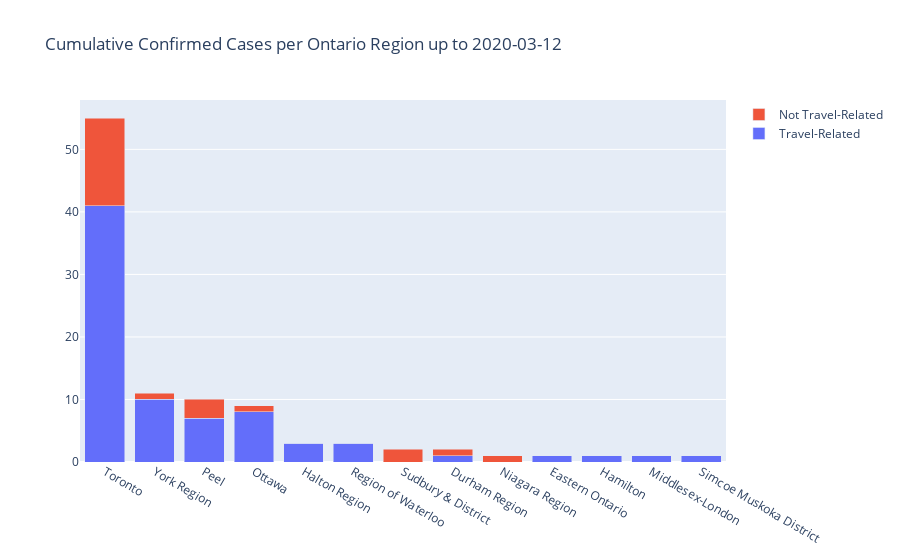

The cell this chart's notebook holds for it:
### Code cell
#hide_input
prefix = "Cumulative Confirmed Cases per Ontario Region"
titlelatest = prefix + " up to " + str(maxdate)

latestdfdesc = latestdf.sort_values(by=["Total", "Total Not Travelled"], ascending=[False,False]).reset_index()

barfig = go.Figure(go.Bar(x=latestdfdesc["Region"], y=latestdfdesc["Total Travelled"], name='Travel-Related'))
barfig.add_trace(go.Bar(x=latestdfdesc["Region"], y=latestdfdesc["Total Not Travelled"], name='Not Travel-Related'))
barfig.update_layout(barmode='stack', xaxis={'categoryorder':'array'}, title=titlelatest)
barfig.show()

### Figure 1 — Plotly figure (JSON) as saved in the notebook; plotly's stock layout.template omitted (floating-point values rounded to 4 significant figures)
{"data": [{"name": "Travel-Related", "type": "bar", "x": ["Toronto ", "York Region ", "Peel ", "Ottawa ", "Halton Region ", "Region of Waterloo", "Sudbury & District ", "Durham Region ", "Niagara Region ", "Eastern Ontario ", "Hamilton ", "Middlesex-London ", "Simcoe Muskoka District "], "y": [41, 10, 7, 8, 3, 3, 0, 1, 0, 1, 1, 1, 1]}, {"name": "Not Travel-Related", "type": "bar", "x": ["Toronto ", "York Region ", "Peel ", "Ottawa ", "Halton Region ", "Region of Waterloo", "Sudbury & District ", "Durham Region ", "Niagara Region ", "Eastern Ontario ", "Hamilton ", "Middlesex-London ", "Simcoe Muskoka District "], "y": [14, 1, 3, 1, 0, 0, 2, 1, 1, 0, 0, 0, 0]}], "layout": {"barmode": "stack", "title": {"text": "Cumulative Confirmed Cases per Ontario Region up to 2020-03-12"}, "xaxis": {"categoryorder": "array"}}}
